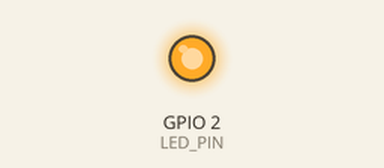
A sketch run on a simulated ESP32. Shown: output pins drawn as LEDs (lit = HIGH). WiFi joins after 1.5 s; servers stay silent unless stated; uploads are accepted with an empty reply; what the sketch prints to the serial monitor is not drawn.

Above: at 0.1 s.
At 2.4 s:
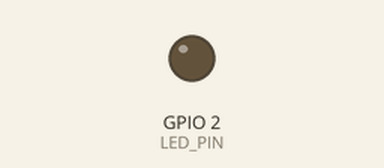
Timing chart, 0 to 3.9 s (numbered marks = the images above):
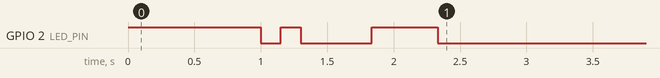

The sketch:

magnetometer.ino
```cpp
// ══════════════════════════════════════════════════════════════════
// MagnetMonitor ESP32 – magnetometer.ino  (v3.3 Hotspot Móvil Estable)
//
// ⚠️ ESTÁS EN MODO PRUEBA (SIN SENSOR FÍSICO):
//    El ESP32 NO bloqueará el bus I2C. Arrancará al instante,
//    conectará a tu WiFi y enviará mediciones simuladas de prueba
//    cada 2 segundos a tu servidor para comprobar la conexión y MySQL.
//
//    Cuando compres el sensor magnetómetro (QMC5883L/HMC5883L),
//    solo debes cambiar USAR_SENSOR_FISICO a 'true'.
// ══════════════════════════════════════════════════════════════════

#include <WiFi.h>
#include <HTTPClient.h>
#include <WiFiClientSecure.h>
#include <ArduinoJson.h>

// ─── ¿TIENES EL SENSOR FÍSICO CONECTADO AHORA? ───────────────────
// Como NO tienes el sensor conectado, déjalo en FALSE para evitar
// que el ESP32 se congele intentando leer los pines I2C vacíos.
#define USAR_SENSOR_FISICO  false

#if USAR_SENSOR_FISICO
  #include <Wire.h>
  #include <QMC5883LCompass.h>
  QMC5883LCompass compass;
#endif

// ─── 1. CONFIGURACIÓN DE RED WIFI ────────────────────────────────
const char* WIFI_SSID     = "Andres-3737-2G";              // ← Tu red WiFi conectada
const char* WIFI_PASSWORD = "00A00MG2.5";                  // ← Tu contraseña WiFi

// ─── 2. CONFIGURACIÓN DEL SERVIDOR (ALWAYSDATA) ──────────────────
const char* SERVER_URL    = "https://magnetmonitor.alwaysdata.net/api/readings.php";
const char* SENSOR_ID     = "ESP32-DEMO";        // Sensor registrado en la BD
const char* API_KEY       = "DEMO_KEY_1234";     // Clave del sensor en la BD

// ─── 3. INTERVALO DE TRANSMISIÓN ─────────────────────────────────
const uint32_t SAMPLE_INTERVAL_MS = 3000;        // 1 paquete cada 3 segundos

// ─── 4. PINES Y ESTADO ───────────────────────────────────────────
#define LED_PIN 2   // LED azul integrado en la placa ESP32 DevKit

uint32_t lastSendTime     = 0;
uint32_t lastReconnectTry = 0;
uint32_t packetCounter    = 0;
int failCount             = 0;
float testAngle           = 0.0f;

// ════════════════════════════════════════════════════════════════
void setup() {
  pinMode(LED_PIN, OUTPUT);
  digitalWrite(LED_PIN, HIGH);

  Serial.begin(115200);
  delay(1000);

  // Destello inicial de confirmación
  digitalWrite(LED_PIN, LOW);
  delay(150);
  digitalWrite(LED_PIN, HIGH);
  delay(150);
  digitalWrite(LED_PIN, LOW);

  Serial.println("\n");
  Serial.println("==================================================");
  Serial.println(">>> 🧲 MAGNETIC LAB - MAGNETOMETER ESP32        <<<");
  Serial.println("==================================================");

#if USAR_SENSOR_FISICO
  Serial.println("🔌 Modo: Sensor Físico I2C (QMC5883L/HMC5883L)");
  pinMode(21, INPUT_PULLUP);
  pinMode(22, INPUT_PULLUP);
  Wire.begin(21, 22);
  compass.init();
#else
  Serial.println("ℹ️  Modo: PRUEBA DE CONECTIVIDAD (Sin sensor físico)");
  Serial.println("    Generando ondas de prueba matemáticas.");
  Serial.println("    Destino: " + String(SERVER_URL));
#endif

  Serial.println("--------------------------------------------------");
  Serial.printf("📡 Conectando a WiFi '%s'...\n", WIFI_SSID);

  WiFi.begin(WIFI_SSID, WIFI_PASSWORD);

  int intentos = 0;
  while (WiFi.status() != WL_CONNECTED && intentos < 30) {
    delay(500);
    Serial.print(".");
    digitalWrite(LED_PIN, !digitalRead(LED_PIN)); // Parpadeo suave
    intentos++;
  }

  digitalWrite(LED_PIN, LOW);

  if (WiFi.status() == WL_CONNECTED) {
    Serial.println("\n✅ WiFi conectado exitosamente!");
    Serial.print("   → IP del ESP32: ");
    Serial.println(WiFi.localIP());
    Serial.print("   → Intensidad de señal (RSSI): ");
    Serial.println(WiFi.RSSI());
  } else {
    Serial.println("\n❌ No fue posible conectar al WiFi todavía.");
    Serial.println("   El ESP32 continuará intentando en segundo plano.");
  }

  Serial.println("==================================================\n");
}

// ════════════════════════════════════════════════════════════════
void loop() {
  if (WiFi.status() == WL_CONNECTED) {
    readAndSend();
    delay(SAMPLE_INTERVAL_MS);
  } else {
    Serial.println("⚠️ WiFi desconectado. Esperando que el ESP32 reconecte...");
    delay(3000);
  }
}

// ════════════════════════════════════════════════════════════════
void readAndSend() {
  if (WiFi.status() != WL_CONNECTED) {
    return;
  }

  packetCounter++;
  float Bx = 0.0f;
  float By = 0.0f;
  float Bz = 0.0f;
  float Btotal = 0.0f;
  float temp = 24.5f;

#if USAR_SENSOR_FISICO
  compass.read();
  Bx = compass.getX() * 1e-7f;
  By = compass.getY() * 1e-7f;
  Bz = compass.getZ() * 1e-7f;
  Btotal = sqrt(Bx * Bx + By * By + Bz * Bz);
#else
  // Generar datos senoidales suaves simulando campo terrestre (~30 a 60 uT)
  testAngle += 0.20f;
  Bx = (32.0f + 14.0f * sin(testAngle)) * 1e-6f;
  By = (-18.0f + 10.0f * cos(testAngle * 0.8f)) * 1e-6f;
  Bz = (40.0f + 8.0f * sin(testAngle * 1.4f)) * 1e-6f;
  Btotal = sqrt(Bx * Bx + By * By + Bz * Bz);
  temp = 24.0f + 2.0f * sin(testAngle * 0.1f);
#endif

  // ── 1. IMPRIMIR EN MONITOR SERIAL ─────────────────────────────
  Serial.println("\n--------------------------------------------------");
  Serial.printf("📤 ENVIANDO PAQUETE #%lu A INFINITYFREE\n", packetCounter);
  Serial.printf("   Campo |B|: %.2f µT (%.4e T)\n", Btotal * 1e6, Btotal);
  Serial.printf("   Vector:    Bx=%.2f µT | By=%.2f µT | Bz=%.2f µT\n", Bx * 1e6, By * 1e6, Bz * 1e6);
  Serial.printf("   Temp:      %.1f °C\n", temp);

  // ── 2. PREPARAR JSON ──────────────────────────────────────────
  StaticJsonDocument<384> doc;
  doc["sensor_id"]   = SENSOR_ID;
  doc["field_tesla"] = Btotal;
  doc["field_x"]     = Bx;
  doc["field_y"]     = By;
  doc["field_z"]     = Bz;
  doc["temperature"] = temp;
  doc["packet_num"]  = packetCounter;
  doc["hw_mode"]     = "PRUEBA_ESP32_SIN_SENSOR";

  String payload;
  serializeJson(doc, payload);

  // ── 3. ENVIAR HTTP POST A INFINITYFREE ────────────────────────
  HTTPClient http;
  String urlStr = String(SERVER_URL);
  bool isHttps  = urlStr.startsWith("https://");

  WiFiClient plainClient;
  WiFiClientSecure secureClient;

  if (isHttps) {
    secureClient.setInsecure(); // Vital: el ESP32 no tiene el certificado raíz de Let's Encrypt/Cloudflare
    secureClient.setTimeout(10);
    http.begin(secureClient, SERVER_URL);
  } else {
    plainClient.setTimeout(10);
    http.begin(plainClient, SERVER_URL);
  }

  http.addHeader("Content-Type", "application/json");
  http.addHeader("X-API-Key",    API_KEY);
  http.addHeader("User-Agent",   "ESP32-MagnetMonitor/3.0");
  http.setTimeout(10000);

  uint32_t tStart = millis();
  int httpCode = http.POST(payload);
  uint32_t elapsed = millis() - tStart;

  // ── 4. EVALUAR RESPUESTA ──────────────────────────────────────
  String resp = http.getString();

  if (httpCode == 201) {
    // ¡ÉXITO REAL! La base de datos confirmó la inserción con código 201 Created
    digitalWrite(LED_PIN, HIGH);
    delay(120);
    digitalWrite(LED_PIN, LOW);

    failCount = 0;
    Serial.printf("✅ LECTURA GUARDADA [201 Created] (%lu ms)\n", elapsed);

    StaticJsonDocument<256> respDoc;
    if (deserializeJson(respDoc, resp) == DeserializationError::Ok) {
      long insertedId = respDoc["data"]["id"] | 0;
      float fUt       = respDoc["data"]["field_uT"] | 0.0f;
      Serial.printf("   → ID generado en MySQL: #%ld\n", insertedId);
      Serial.printf("   → Campo guardado: %.2f µT\n", fUt);
    }
  } else if (httpCode == 200) {
    // El servidor respondió 200 OK. Verificamos si es JSON o si devolvió HTML
    StaticJsonDocument<384> respDoc;
    DeserializationError err = deserializeJson(respDoc, resp);

    if (err == DeserializationError::Ok && respDoc["ok"] == true) {
      digitalWrite(LED_PIN, HIGH); delay(120); digitalWrite(LED_PIN, LOW);
      long insertedId = respDoc["data"]["id"] | 0;
      Serial.printf("✅ LECTURA GUARDADA [200 OK] (%lu ms) → ID #%ld\n", elapsed, insertedId);
    } else {
      // ⚠️ El servidor devolvió 200 OK pero NO es nuestra API (devolvió index.html o filtro de hosting)
      Serial.printf("⚠️ ALERTA: Servidor devolvió 200 pero NO es la API de base de datos (%lu ms)\n", elapsed);
      Serial.println("   Contenido recibido del servidor:");
      Serial.println(resp.substring(0, 300));
    }
  } else {
    // Parpadeo de error (3 veces)
    for (int i = 0; i < 3; i++) {
      digitalWrite(LED_PIN, HIGH); delay(70);
      digitalWrite(LED_PIN, LOW); delay(70);
    }

    failCount++;
    Serial.printf("❌ RESPUESTA SERVIDOR ERROR [%d] (%lu ms)\n", httpCode, elapsed);

    if (httpCode == 403) {
      Serial.println("   → Causa: Clave X-API-Key rechazada o sensor no registrado.");
    } else if (httpCode == 500) {
      Serial.println("   → Causa: Error 500 en MySQL. Revisa que config/db.php tenga la clave correcta de InfinityFree.");
    } else if (httpCode < 0) {
      Serial.printf("   → Causa de red/SSL: %s\n", http.errorToString(httpCode).c_str());
    }

    if (resp.length() > 0) {
      Serial.print("   Detalle: ");
      Serial.println(resp.substring(0, 300));
    }
  }

  Serial.println("--------------------------------------------------");
  http.end();
}
```
